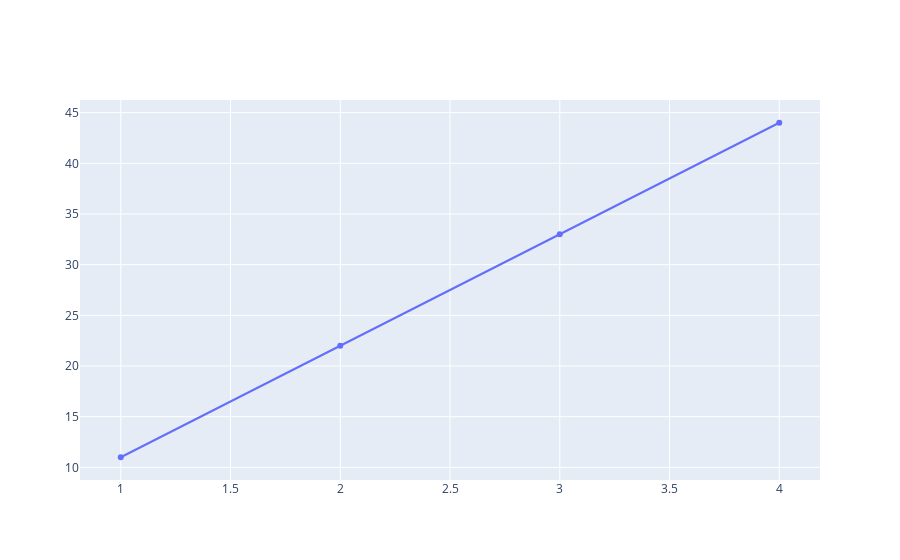

The code cell stored with this chart in its notebook:
### Markdown cell above
---
## 3.Scatter Plot with Graph Objects

### Code cell
import plotly.graph_objects as go

# create a simple line plot
fig = go.Figure(data=go.Scatter(x=[1,2,3,4],y=[11,22,33,44]))
fig.show()

### Figure 1 — Plotly figure (JSON) as saved in the notebook; plotly's stock layout.template omitted (floating-point values rounded to 4 significant figures)
{"data": [{"type": "scatter", "x": [1, 2, 3, 4], "y": [11, 22, 33, 44]}], "layout": {}}
